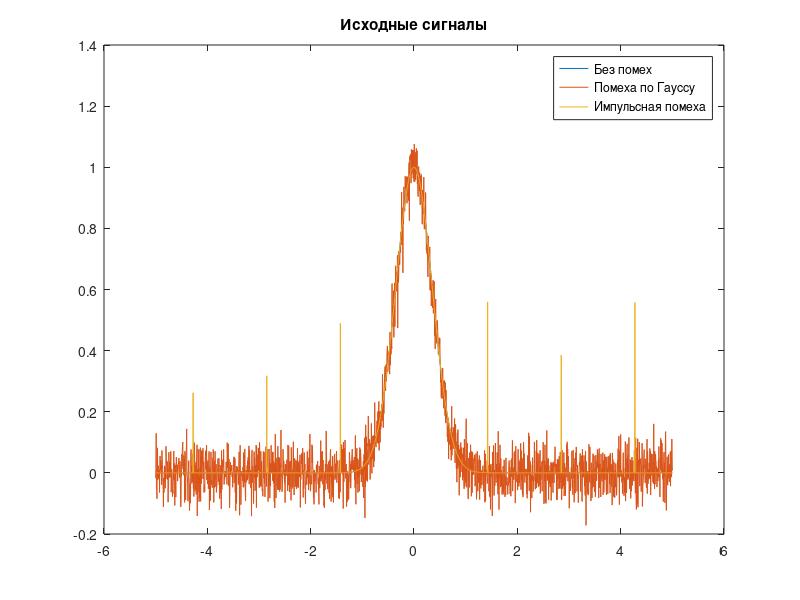
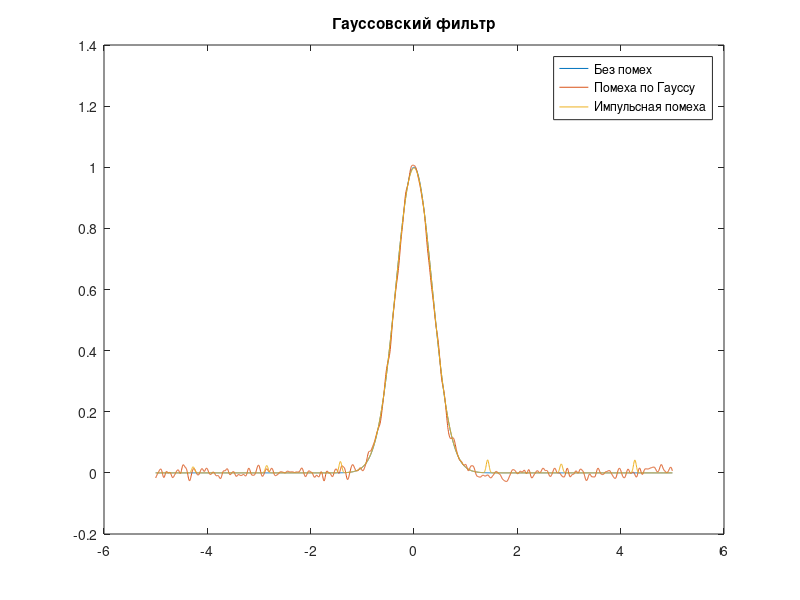
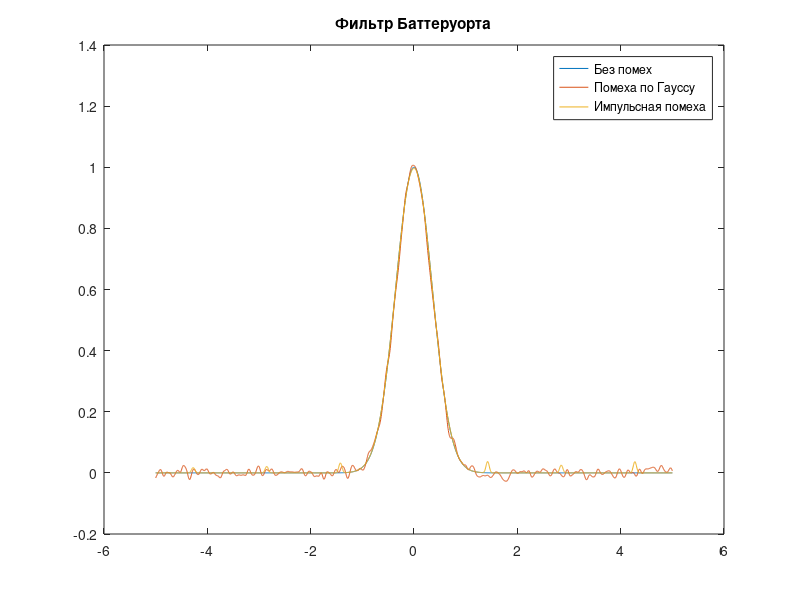

Here is the MATLAB script that generated these plots, in order:
function lab_04
    sigma = 0.5;

    mult = 5;
    step = 0.005;
    t = -mult:step:mult;

    x0 = gauspls(t, sigma);

    NM = 0;
    NS = 0.05;
    n1 = normrnd(NM,NS,[1 length(x0)]);
    x1 = x0+n1;

    count = 7;
    M = 0.4;
    n2 = impnoise(length(x0),count,M);
    x2 = x0+n2;

    G = gaussfilt(4,20);
    BB = buttfilt(6,20);

    figure(1)
    plot(t,x0,t,x1,t,x2);
    title('Исходные сигналы');
    legend('Без помех','Помеха по Гауссу','Импульсная помеха');

    figure(2)
    plot(t,x0,t,filtfilt(G,1,x1),t,filtfilt(G,1,x2));
    title('Гауссовский фильтр');
    legend('Без помех','Помеха по Гауссу','Импульсная помеха');

    figure(3)
    plot(t,x0,t,filtfilt(BB,1,x1),t,filtfilt(BB,1,x2));
    title('Фильтр Баттеруорта');
    legend('Без помех','Помеха по Гауссу','Импульсная помеха');
end

function y = gauspls(x,s)
    y = exp(-(x/s).^2);
end

function y = impnoise(size,N,mult)
    step = floor(size/N);
    y = zeros(1,size);
    for i = 1:floor(N/2)
        y(round(size/2)+i*step) = mult*(0.5+rand);
        y(round(size/2)-i*step) = mult*(0.5+rand);
    end
end

function y = buttfilt(D,size)
    x = linspace(-size/2,size/2,size);
    y = 1./(1+(x./D).^4);
    y = y/sum(y);
end

function y = gaussfilt(sigma,size,type)
    x = linspace(-size/2,size/2,size);
    y = exp(-x.^2/(2*sigma^2));
    y = y/sum(y);
end